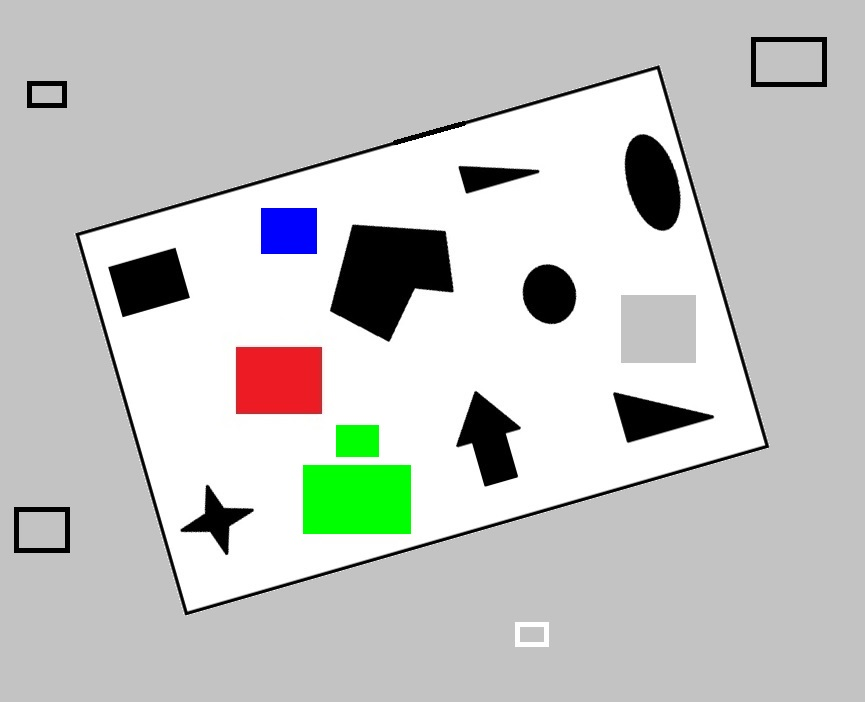
#> input picture src/project/edgeDetect3.jpg, 865 x 702 px, found by its file name
$ jupyter execute Vision_v1.ipynb
#> lines starting #> are read from the running program, lines starting #| are printed output that depends on the picture; after the words box and inside, x2 and y2 are one past the last pixel; in counts of white or black regions, pixels touching at a corner belong together
# Vision Module

[cell 1]
import cv2
import numpy as np
import matplotlib.pyplot as plt
import math

[cell 2]
#-----------FindOuterContour-----------------------------------------------------------

def FindOuterContour(img,verbose):
	imgCanny = cv2.Canny(img,150,300)
	contours,_=cv2.findContours(imgCanny,cv2.RETR_EXTERNAL, cv2.CHAIN_APPROX_SIMPLE)
	#area=[]
	area_max=0
	maxContour=[]
	#s=0
	for i in contours:
		if cv2.contourArea(i)>area_max:
			maxContour=[]
			area_max=cv2.contourArea(i)
			peri = cv2.arcLength(i,True)
			approx=cv2.approxPolyDP(i, 0.02*peri, True)# gives us corner points
			bbox=cv2.boundingRect(approx)
			maxContour.append(area_max)
			maxContour.append(peri)
			maxContour.append(approx)
			maxContour.append(bbox)

	# [6 lines of commented-out code are left out]
	if (verbose):
		cv2.drawContours(img, contours, -1, (0,0,255),3)
	#cv2.drawContours(img, maxContour[2], -1, (0,255,0),3)


	for points in approx:
		x,y=points[0]
		cv2.circle(img, (x, y), 3, (0, 255, 0), -1)

	return imgCanny,maxContour

def CropImage(img, contours):
	#imgCroped=img
	#np_cont=np.array([[139 330]],[[848 505]], [[383 53]], [[253 656]])
	#np_cont=np.array(contours)
	np_cont=np.array(contours[2])#[[[697, 22]],[[109, 285]],[[278, 669]], [[865, 409]]])#[]
	#for i in len(contours)
		#np_cont.append()#np.array([[[697, 22]],[[109, 285]],[[278, 669]], [[865, 409]]])
	rect = cv2.minAreaRect(np_cont)
	#print("rect" +str(rect))
	box = cv2.boxPoints(rect) #bottom point is first then clockwise
	#print("box" +str(box))
	box = np.int0(box)
	#print("box2" +str(box))
	width = int(rect[1][1])
	height = int(rect[1][0])
	src_pts = box.astype("float32")
	#print("src_pts" +str(src_pts))
	dst_pts = np.array([[0, 0],[width-1, 0],[width-1, height-1],[0, height-1]], dtype="float32")
	#print("dst_pts" +str(dst_pts))
	M = cv2.getPerspectiveTransform(src_pts, dst_pts)
	warped = cv2.warpPerspective(img, M, (width, height))

	return warped

def FindContour(img,verbose):
	imgCanny = cv2.Canny(img,100,100)
	cont,_=cv2.findContours(imgCanny,cv2.RETR_EXTERNAL, cv2.CHAIN_APPROX_SIMPLE)
	#area=[]
	area_max=0
	Contours=[]
	Contours.append(len(cont))
	if (len(cont))>0:
		for i in cont:
			area=cv2.contourArea(i)
			peri = cv2.arcLength(i,True)
			approx=cv2.approxPolyDP(i, 0.02*peri, True)# gives us corner points
			bbox=cv2.boundingRect(approx)
			Contours.append(area)
			Contours.append(peri)
			Contours.append(approx)
			Contours.append(bbox)

	if (verbose):
		cv2.drawContours(img, cont, -1, (0,0,255),3)

	return imgCanny,Contours

[cell 3]
path= 'images/edgeDetect3.jpg'
img=cv2.imread(path)
#> img is the input picture: shape (702, 865, 3); mean B, G, R 197.3, 199.8, 198.1
imgCanny,contours=FindOuterContour(img,0)
#> in FindOuterContour, `imgCanny = cv2.Canny(img,150,300)`:
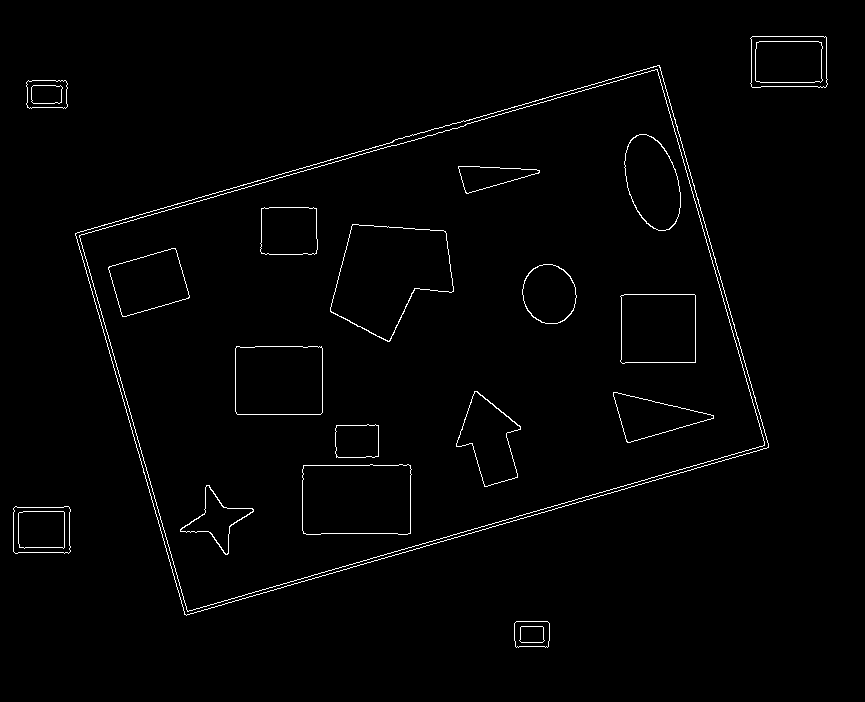
#> imgCanny: shape (702, 865); 1.4% white in thin lines or dots, all inside (x1, y1, x2, y2) = (13, 36, 828, 648)
#> in FindOuterContour, `contours,_=cv2.findContours(imgCanny,cv2.RETR_EXTERNAL, cv2.CHAIN_APPR..`: contours = 5 contours; box (x1, y1, x2, y2) and area: (75, 65, 769, 616) 241590, (750, 36, 828, 88) 3768, (13, 506, 71, 554) 2536, (26, 80, 68, 109) 1062, (514, 621, 550, 648) 864
#> the loop in FindOuterContour, `for i in contours:` made 5 passes
#> (area_max, peri, approx, bbox) on passes 1, 2, 4: (864, 119.8, [[514, 623], [516, 647], [548, 646], [547, 621]], (514, 621, 35, 27)), (2536, 208.3, [[13, 508], [15, 553], [70, 551], [68, 506]], (13, 506, 58, 48)), (241590.5, 2162.5, [[659, 65], [75, 233], [184, 614], [768, 447]], (75, 65, 694, 550))
#> after the loop in FindOuterContour, `for i in contours:`: area_max = 241590.5; maxContour = [241590.5, 2162.5, [[659, 65], [75, 233], [184, 614], [768, 447]], (75, 65, 694, 550)]; peri = 2162.5
#> the loop in FindOuterContour, `for points in approx:` made 4 passes
#> after the loop in FindOuterContour, `for points in approx:`: img: shape (702, 865, 3); 0.02% of pixels changed, all inside (x1, y1, x2, y2) = (72, 62, 772, 618)
#> contours has the same summary as maxContour in FindOuterContour
warpedImg=CropImage(img, contours)
#> in CropImage, `np_cont=np.array(contours[2])#[[[697, 22]],[[109, 285]],[[278, 669]], ..`: np_cont = [[659, 65], [75, 233], [184, 614], [768, 447]]
#> in CropImage, `rect = cv2.minAreaRect(np_cont)`: rect = ((421.5, 339.5), (607.7, 397.2), -15.96)
#> in CropImage, `box = cv2.boxPoints(rect)`: box = [[184, 614], [74.74, 232.1], [659, 65], [768.2, 446.9]]
#> in CropImage, `box = np.int0(box)`: box = [[183, 614], [74, 232], [659, 65], [768, 446]]
#> in CropImage, `width = int(rect[1][1])`: width = 397
#> in CropImage, `height = int(rect[1][0])`: height = 607
#> in CropImage, `src_pts = box.astype("float32")`: src_pts = [[183, 614], [74, 232], [659, 65], [768, 446]]
#> in CropImage, `dst_pts = np.array([[0, 0],[width-1, 0],[width-1, height-1],[0, height..`: dst_pts = [[0, 0], [396, 0], [396, 606], [0, 606]]
#> in CropImage, `M = cv2.getPerspectiveTransform(src_pts, dst_pts)`: M = [[-0.275, -0.958, 638.8], [0.956, -0.273, -7.46], [-3.51e-06, 2.19e-06, 1]]
#> in CropImage, `warped = cv2.warpPerspective(img, M, (width, height))`:
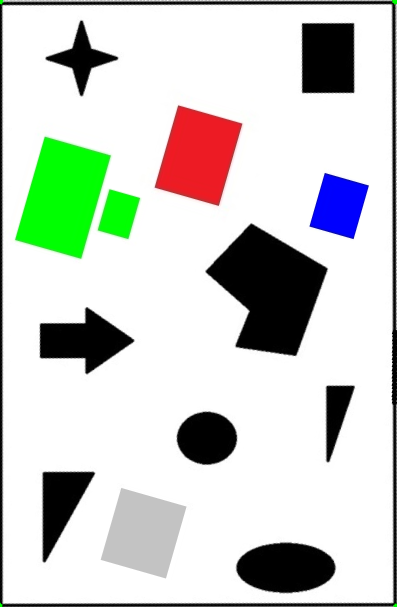
#> warped: shape (607, 397, 3); mean B, G, R 203.1, 209.5, 205.1

[cell 4]
plt.figure(figsize=(7,7))
plt.imshow(warpedImg)

## Dectect Thymio through a blue mask

[cell 5]
hsv_rescaled = cv2.cvtColor(warpedImg, cv2.COLOR_RGB2HSV)
#> hsv_rescaled: shape (607, 397, 3); mean H, S, V 7.6, 17.3, 217
# Picking out a range
lower_blue = np.array([110,50,50])
upper_blue = np.array([130,255,255])
# Binary mask ('1s' indicate values within the range, and '0s' values indicate values outside)
mask_thymio = cv2.inRange(hsv_rescaled, lower_blue, upper_blue)
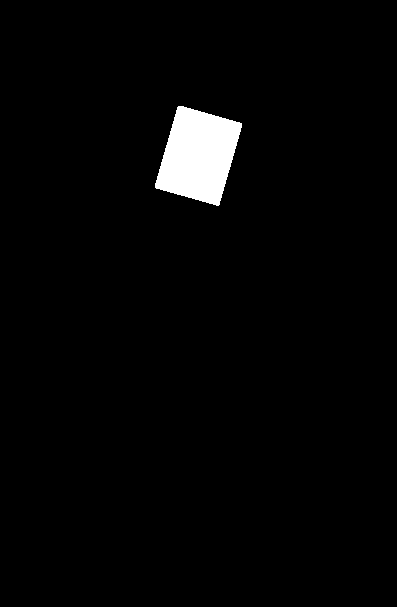
#> mask_thymio: shape (607, 397); 2.4% white; 1 white region, box (x1, y1, x2, y2) and area: (155, 106, 242, 206) 5818
#Hue value varies from 0-179,
#Saturation value varies from 0-255
#Value value varies from 0-255
green = np.uint8([[[0,255,0 ]]])
hsv_green = cv2.cvtColor(green,cv2.COLOR_BGR2HSV)
#> hsv_green = [[60, 255, 255]]
print( hsv_green )
#| [[[ 60 255 255]]]

[cell 6]
plt.figure(figsize=(7,7))
plt.imshow(hsv_rescaled)

[cell 7]
plt.figure(figsize=(7,7))
plt.imshow(mask_thymio)

[cell 8]
# detecting the index of the pixels forming the robot
index_thymio = np.where(mask_thymio==255)
#> index_thymio = 5818 positions, rows 106 to 205, columns 155 to 241
if len(index_thymio[0]) > 0:
    # Taking the mean y of all these points
    y = math.floor(index_thymio[0].mean())
#> y = 155
    x = math.floor(index_thymio[1].mean())
#> x = 198
print(x)
#| 198
print(y)
#| 155

# Remarks for integration with global navigation

système de coordonées n'est pas celui de la map <br/>
les axes sont inversés x<->y et y<->x
l'orgine des axes est pas la meme: y[350] <-> y[0]

Une taille de 600x600 de map c'est la mort pour le plus court chemin, il faut réduire cette taille absolument. Solution:

[cell 9]
resized = cv2.resize(warpedImg, (50,50), interpolation = cv2.INTER_AREA)
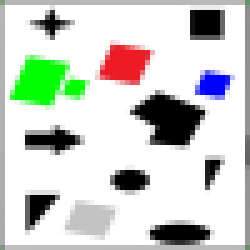
#> resized: shape (50, 50, 3) (shown 5 times larger); mean B, G, R 203.1, 209.5, 205.1
plt.figure(figsize=(7,7))
plt.imshow(resized)
